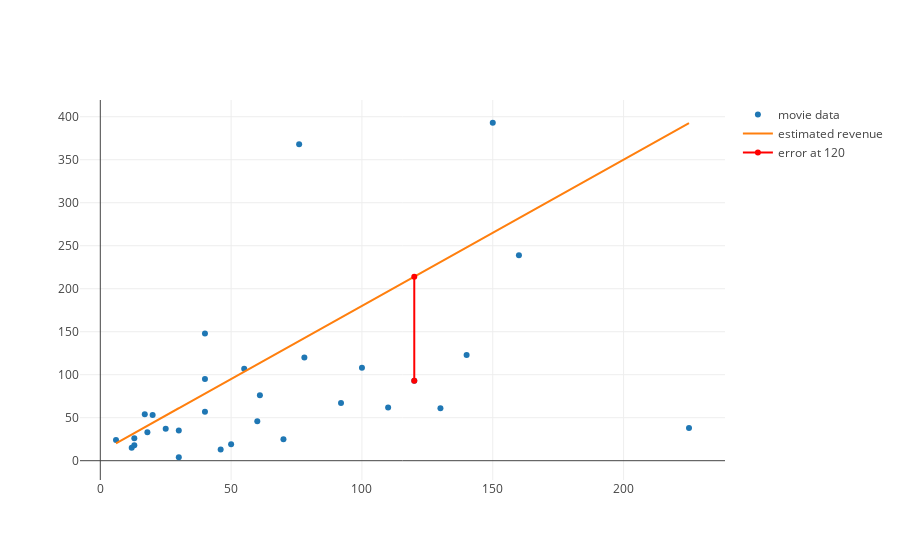

This figure's notebook cell:
### Code cell
from plotly.offline import iplot, init_notebook_mode
init_notebook_mode(connected=True)

from graph import trace_values, m_b_trace, plot
movies_trace = trace_values(x_values, y_values, text=titles, name='movie data')
regression_trace = m_b_trace(1.7, 10, x_values, name='estimated revenue')
plot([movies_trace, regression_trace, error_at_120m])

### Figure 1 — Plotly figure (JSON) as saved in the notebook; plotly's stock layout.template omitted (floating-point values rounded to 4 significant figures)
{"data": [{"mode": "markers", "name": "movie data", "text": ["21 &amp; Over", "Dredd 3D", "12 Years a Slave", "2 Guns", "42", "47 Ronin", "A Good Day to Die Hard", "About Time", "Admission", "After Earth", "American Hustle", "August: Osage County", "Beautiful Creatures", "Blue Jasmine", "Captain Phillips", "Carrie", "Cloudy with a Chance of Meatballs 2", "Despicable Me 2", "Don Jon", "Elysium", "Ender&#39;s Game", "Epic", "Escape from Planet Earth", "Escape Plan", "Evil Dead", "Fast and Furious 6", "Frozen", "G.I. Joe: Retaliation", "Gangster Squad", "Gloria"], "x": [13, 46, 20, 61, 40, 225, 92, 12, 13, 130, 40, 25, 50, 18, 55, 30, 78, 76, 6, 120, 110, 100, 40, 70, 17, 160, 150, 140, 60, 30], "y": [26, 13, 53, 76, 95, 38, 67, 15, 18, 61, 148, 37, 19, 33, 107, 35, 120, 368, 24, 93, 62, 108, 57, 25, 54, 239, 393, 123, 46, 4]}, {"mode": "line", "name": "estimated revenue", "x": [13, 46, 20, 61, 40, 225, 92, 12, 13, 130, 40, 25, 50, 18, 55, 30, 78, 76, 6, 120, 110, 100, 40, 70, 17, 160, 150, 140, 60, 30], "y": [32.1, 88.2, 44, 113.7, 78, 392.5, 166.4, 30.4, 32.1, 231, 78, 52.5, 95, 40.6, 103.5, 61, 142.6, 139.2, 20.2, 214, 197, 180, 78, 129, 38.9, 282, 265, 248, 112, 61]}, {"marker": {"color": "red"}, "mode": "line", "name": "error at 120", "x": [120, 120], "y": [93, 214]}], "layout": {}}
